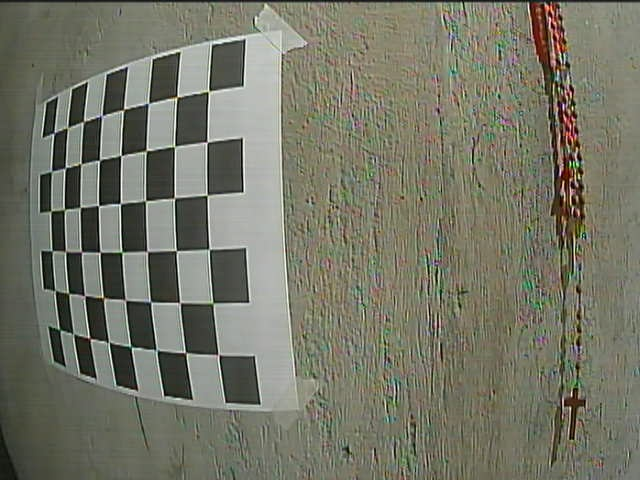
#> input picture Hardware/Camera/capture2.jpg, 640 x 480 px, given as the content of the folder ./calibration, which was not available
$ python calibrate_camera.py
#> lines starting #> are read from the running program, lines starting #| are printed output that depends on the picture; after the words box and inside, x2 and y2 are one past the last pixel; in counts of white or black regions, pixels touching at a corner belong together; long printed decimals are rounded; pictures that were not available may be replaced by others from this repository, and a replacement may not be noted
import numpy as np
import cv2 as cv
import glob


chessboardSize = (8, 6)

# termination criteria
criteria = (cv.TERM_CRITERIA_EPS + cv.TERM_CRITERIA_MAX_ITER, 30, 0.001)

# prepare object points, like (0,0,0), (1,0,0), (2,0,0) ....,(6,5,0)
objp = np.zeros((chessboardSize[0] * chessboardSize[1] ,3), np.float32)
objp[:,:2] = np.mgrid[0:chessboardSize[0], 0:chessboardSize[1]].T.reshape(-1,2)

# Arrays to store object points and image points from all the images.
objpoints = [] # 3d point in real world space
imgpoints = [] # 2d points in image plane.

images = glob.glob('./calibration/*.jpg')

for fname in images:
    img = cv.imread(fname)
#> img is the input picture: shape (480, 640, 3); mean B, G, R 103.1, 117.9, 117.1
    gray = cv.cvtColor(img, cv.COLOR_BGR2GRAY)
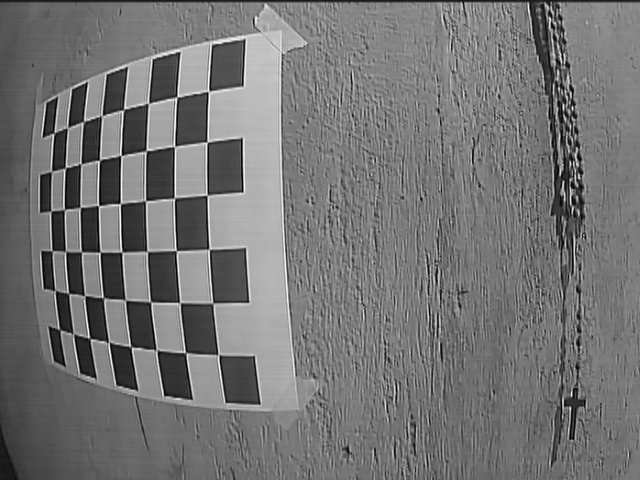
#> gray: shape (480, 640); min 0, max 254, mean 115.9
    # Find the chess board corners
    ret, corners = cv.findChessboardCornersSB(gray, chessboardSize, cv.CALIB_CB_ADAPTIVE_THRESH + cv.CALIB_CB_FAST_CHECK + cv.CALIB_CB_NORMALIZE_IMAGE)
#> ret = True; corners = 48 rows, first 8: [218.3, 354.8], [185.5, 353], [156.5, 349.9], [131, 346.7], [108.8, 342.2], [89.86, 338.2], [73.52, 334], [59.88, 329.5]
    # If found, add object points, image points (after refining them)

    if ret == True:
        objpoints.append(objp)
        corners2 = cv.cornerSubPix(gray,corners, (11,11), (-1,-1), criteria)
#> corners2 = 48 rows, first 8: [218.3, 354.8], [185.5, 352.7], [156.5, 350], [130.8, 346.9], [108.6, 342.2], [89.69, 338.4], [72.83, 333.7], [56.46, 329.1]
        imgpoints.append(corners2)

        # Draw and display the corners
        cv.drawChessboardCorners(img, chessboardSize, corners2, ret)
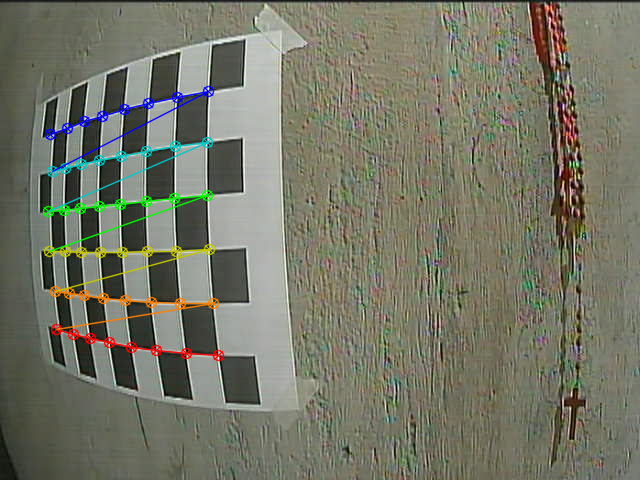
#> img: shape (480, 640, 3); 2.96% of pixels changed, all inside (x1, y1, x2, y2) = (42, 85, 225, 362)
        # cv.imshow('img', img)
        # cv.waitKey(500)
cv.destroyAllWindows()

ret, mtx, dist, rvecs, tvecs = cv.calibrateCamera(objpoints, imgpoints, gray.shape[::-1], None, None)
#> ret = 0.839; mtx = [[1137.8, 0, 418.4], [0, 1528.2, 215.3], [0, 0, 1]]; dist = [[-2.47, 3.69, -0.00558, -0.0373, -0.826]]; rvecs = ([-0.329, 0.144, 3.07],); tvecs = ([-5, 2.62, 25.85],)

img = cv.imread('./calibration/capture1.jpg')
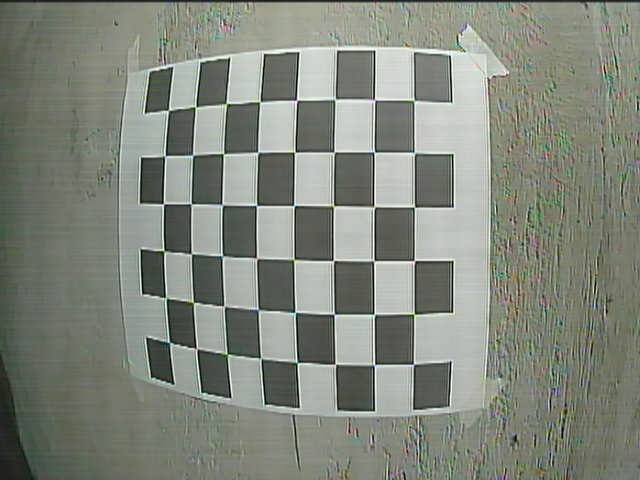
#> input picture Hardware/Camera/capture1.jpg, 640 x 480 px, given as the content of the folder ./calibration, which was not available
#> img is the input picture: shape (480, 640, 3); mean B, G, R 123.9, 134.4, 129.3
h, w = img.shape[:2]
#> h = 480; w = 640
newcameramtx, roi = cv.getOptimalNewCameraMatrix(mtx, dist, (w,h), 0, (w,h))
#> newcameramtx = [[786.3, 0, 461.1], [0, 1421.4, 210.7], [0, 0, 1]]; roi = (0, 0, 639, 479)


# undistort
dst = cv.undistort(img, mtx, dist, None, newcameramtx)
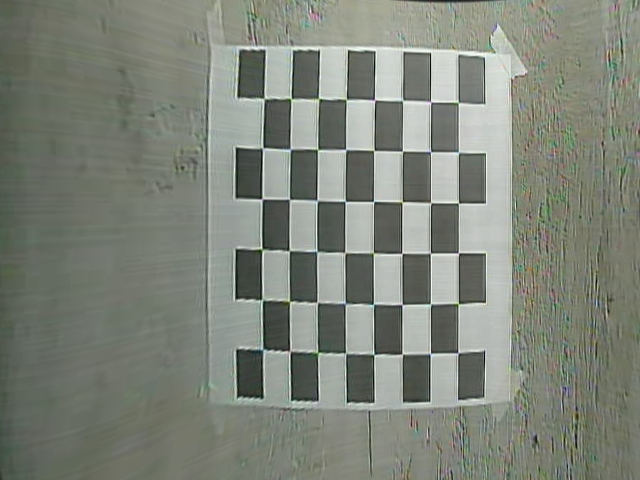
#> dst: shape (480, 640, 3); mean B, G, R 121, 131.7, 126.4
# crop the image
x, y, w, h = roi
#> x = 0; y = 0; w = 639; h = 479
dst = dst[y:y+h, x:x+w]
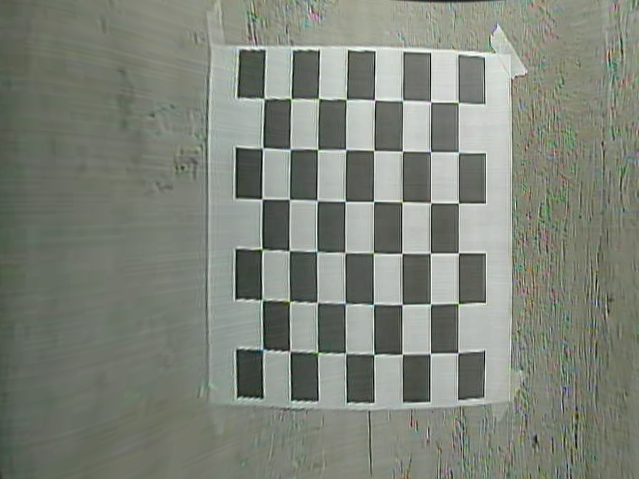
#> dst: shape (479, 639, 3); mean B, G, R 121.1, 131.8, 126.4
cv.imwrite('./calibration/result/calibresult1.png', dst)
cv.imshow('img', dst)
cv.waitKey(1000)

# undistort
mapx, mapy = cv.initUndistortRectifyMap(mtx, dist, None, newcameramtx, (w,h), 5)
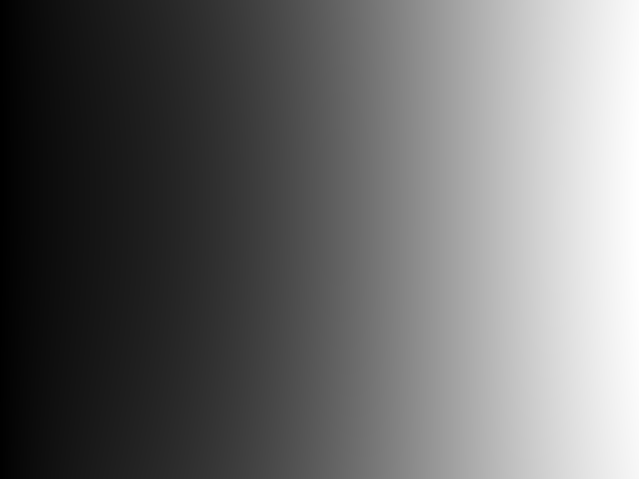
#> mapx: shape (479, 639) float32; min 5.42, max 638.3, mean 270.8; drawn with min black and max white
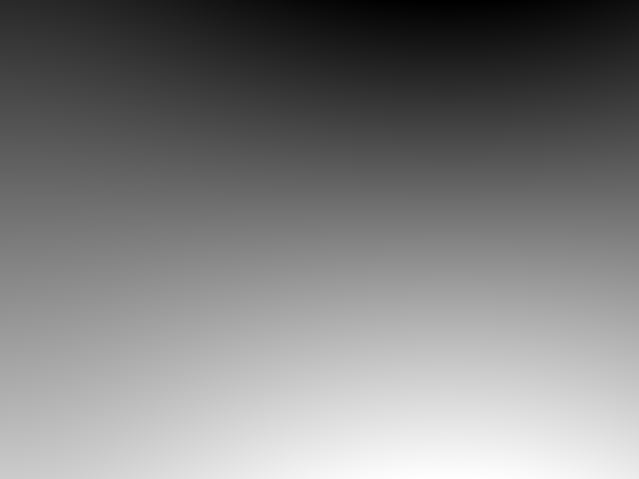
#> mapy: shape (479, 639) float32; min 7.73e-05, max 478.2, mean 238.9; drawn with min black and max white
dst = cv.remap(img, mapx, mapy, cv.INTER_LINEAR)
# crop the image
x, y, w, h = roi
dst = dst[y:y+h, x:x+w]
cv.imwrite('./calibration/result/calibresult2.png', dst)
cv.imshow('img', dst)
cv.waitKey(1000)

mean_error = 0
for i in range(len(objpoints)):
    imgpoints2, _ = cv.projectPoints(objpoints[i], rvecs[i], tvecs[i], mtx, dist)
    error = cv.norm(imgpoints[i], imgpoints2, cv.NORM_L2)/len(imgpoints2)
    mean_error += error
#> this loop made 1 pass
#> (error, mean_error) on pass 1: (0.121, 0.121)
#> after the loop, mean_error = 0.121
print( "total error: {}".format(mean_error/len(objpoints)) )
#| total error: 0.1211
